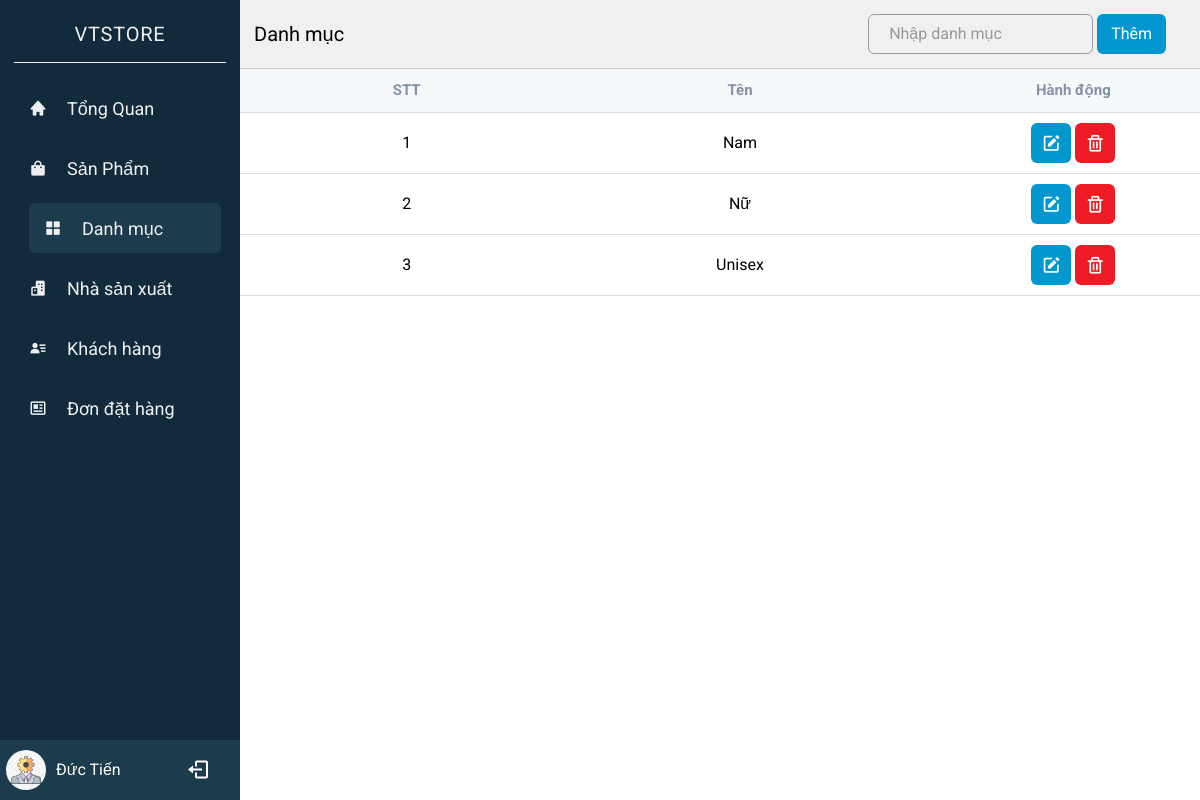
The app's page /?controller=category (signed in) with its own data.
### tables this page shows
CREATE TABLE `categories` (
  `id` int(11) NOT NULL,
  `name` varchar(255) NOT NULL,
  `status_delete` tinyint(1) NOT NULL DEFAULT 0
);

### Controllers/BaseController.php (called while the page is built, shortened)
<?php
class BaseController
{
    protected function view($viewPath, array $data = [])
    {
        require(self::VIEW_FOLDER_NAME . '/' . str_replace('.', '/', $viewPath) . '.php');
    }
}

### Controllers/CategoryController.php (called while the page is built, shortened)
<?php
class CategoryController extends BaseController
{
    private $categoryModel;
    public function __construct()
    {
        $this->categoryModel = new CategoryModel();
    }
    public function index()
    {
        $select = ['id', 'name'];
        $order = ['id'];
        $limit = 10;
        $result = $this->categoryModel->getALL($select, $order, $limit);
        return $this->view('admin.category.index', ['result' => $result]);
    }
}

### index.php (called while the page is built, shortened)
<?php
require './Core/Database.php';
require './Models/BaseModel.php';
require './Controllers/BaseController.php';
$actionName = $_REQUEST['action'] ?? 'index';
$controllerObject = new $controllerName();
$controllerObject->$actionName();

### Core/Database.php (called while the page is built, shortened)
<?php
class Database
{
    public function Connect()
    {
        $connect = mysqli_connect(self::HOST, self::USERNAME, self::PASSWORD, self::DB_NAME);
        mysqli_set_charset($connect, 'utf8');
        if (mysqli_connect_errno() === 0) {
            return $connect;
        }
        return false;
    }
}

### Models/BaseModel.php (called while the page is built, shortened)
<?php
class BaseModel extends Database
{
    protected $connect;
    public function __construct()
    {
        $this->connect = $this->connect();
    }
    public function All($table, $select = ['*'], $orderBys = [], $limit = 1000)
    {
        $columns = implode(', ', $select);
        $orderByString = implode(' ', $orderBys);
        if ($orderByString) {
            $sql = "SELECT ${columns} FROM ${table} ORDER BY ${orderByString} LIMIT ${limit}";
        } else {
            $sql = "SELECT ${columns} FROM ${table}  LIMIT ${limit}";
        }
        $query = $this->_query($sql);
        $data = [];
        while ($row = mysqli_fetch_assoc($query)) {
            array_push($data, $row);
        }
        return $data;
    }
    private function _query($sql)
    {
        return mysqli_query($this->connect, $sql);
    }
}

### Models/CategoryModel.php (called while the page is built, shortened)
<?php
class CategoryModel extends BaseModel
{
    public function getALL($select = ['*'], $orderBys = [], $limit)
    {
        return $this->all(self::TABLE, $select, $orderBys, $limit);
    }
}

### View/admin/category/index.php (the view, shortened to what this page needs)
<!DOCTYPE html>
<html lang="en">
<head>
    <link href="https://unpkg.com/boxicons@2.1.2/css/boxicons.min.css" rel="stylesheet" />
    <link rel="stylesheet" href="./Public/css/admin/sidebar.css">
    <link rel="stylesheet" href="./Public/css/admin/category.css">
</head>
<body>
    <div class="container">
        <?php include "./View/admin/include/sidebar.php" ?>
        <div class="home-content">
            <div class="home-content-table">
                <div class="home-content-table_header">
                    <p>Danh mục</p>
                    <form action="?controller=category&action=create" method="POST" class="form-category" id='form-category-create'>
                        <div class="form-field">
                            <input type=" text" class="form-input" placeholder=" " name="name" autocomplete="off" id="name">
                            <label for=" name" class=" form-label">Nhập danh mục</label>
                        </div>
                        <button type="submit" class="form-category-btn">Thêm</button>
                    </form>
                </div>
                <div class="home-content-table_section">
                    <table>
                        <thead>
                            <tr>
                                <th>STT</th>
                                <th>Tên</th>
                                <th>Hành động</th>
                            </tr>
                        </thead>
                        <tbody>
                            <?php $number = 1;
                            foreach ($result as $value) : ?>
                                <tr>
                                    <td><?php echo $number;
                                        $number += 1; ?></td>
                                    <td id="name-category-<?php echo $value['id']; ?>"><?php echo $value['name']; ?></td>
                                    <td>
                                        <div class="button-wrap">
                                            <a href="#" class="button-wrap-link">
                                                <button onclick="handleUpdate(<?php echo $value['id']; ?>)" id="btn-update">
                                                    <i class='bx bxs-edit'></i>
                                                </button>
                                            </a>
                                            <a class="button-wrap-link">
                                                <button onclick="handleDelete(<?php echo $value['id']; ?>)" id="btn-delete">
                                                    <i class='bx bx-trash'></i>
                                                </button>
                                            </a>
                                        </div>
                                    </td>
                                </tr>
                            <?php endforeach; ?>
                        </tbody>
                    </table>
                </div>
            </div>
        </div>
    </div>
</body>
</html>

### Public/css/admin/sidebar.css (style rules this page uses)
*, *::before, *::after { box-sizing: border-box; }
* { margin: 0; padding: 0; }
a { text-decoration: none; }
input, button, textarea, select { font: inherit; outline: none; }
p, h1, h2, h3, h4, h5, h6 { overflow-wrap: break-word; }
body { font-family: 'Roboto', sans-serif; }
.container { display: flex; position: relative; height: 100%; line-height: 1.5; min-height: 100vh; width: 100%; overflow: hidden; }
.home-content { height: 100%; width: calc(100% - 240px); margin-left: 240px; }

### Public/css/admin/category.css (style rules this page uses)
.home-content { position: relative; }
.home-content-table { width: 100%; }
.home-content-table_header { display: flex; justify-content: space-between; align-items: center; padding: 14px; background-color: rgb(240, 240, 240); border-bottom: 1px solid #ccc; }
.home-content-table_header p { color: #000; z-index: 11; }
button { outline: none; border: none; border-radius: 6px; cursor: pointer; padding: 10px; }
.home-content-table_header p { font-size: 20px; }
.home-content-table_section { height: 85vh; overflow: auto; }
.home-content-table_section table { width: 100%; table-layout: fixed; min-width: 1000px; border-collapse: collapse; }
.home-content-table_section thead th { position: sticky; top: 0; background-color: #f6f9fc; color: #8493a5; font-size: 15px; }
.home-content-table_section thead th, .home-content-table_section tbody td { border-bottom: 1px solid #ddd; padding: 10px 20px; word-break: break-word; text-align: center; }
.home-content-table_section tbody td .button-wrap .button-wrap-link { text-decoration: none; }
.home-content-table_section tbody td .button-wrap .button-wrap-link:nth-child(1) button { background-color: #0298cf; }
.home-content-table_section tbody td .button-wrap .button-wrap-link:nth-child(2) button { background-color: #ed1c24; }
.home-content-table_section tbody td .button-wrap { display: flex; justify-content: center; align-items: center; }
.home-content-table_section tbody td button { display: flex; flex-direction: row; justify-content: center; align-items: center; margin: 0 2px; color: #fff; transition: all 0.2s ease; transition: all 0.2s ease; }
.home-content-table_section tbody td button i { font-size: 20px; }
.form-category { display: flex; justify-content: center; align-items: center; margin-right: 20px; position: relative; }
.form-field { position: relative; transition: all 0.5s ease; }
.form-input { padding: 0 20px; border: 1px solid #999; border-radius: 6px; width: 100%; height: 40px; transition: 0.25s ease; background-color: rgb(240, 240, 240); }
.form-input:not(:placeholder-shown) + .form-label, .form-input:focus + .form-label { top: 0; padding: 0 10px; display: inline-block; background-color: rgb(240, 240, 240); color: #112b3c; }
.form-label { position: absolute; top: 50%; left: 21px; transform: translateY(-50%); user-select: none; color: #999; pointer-events: none; transition: 0.25s ease; }
.form-category-btn { background-color: #0298cf; padding: 8px 14px; margin-left: 4px; transition: 0.2s ease; color: #fff; }

### records on screen
categories: name "Nam"
categories: name "Nữ"
categories: name "Unisex"

### other values on screen
$nameAdmin "Đức Tiến"
